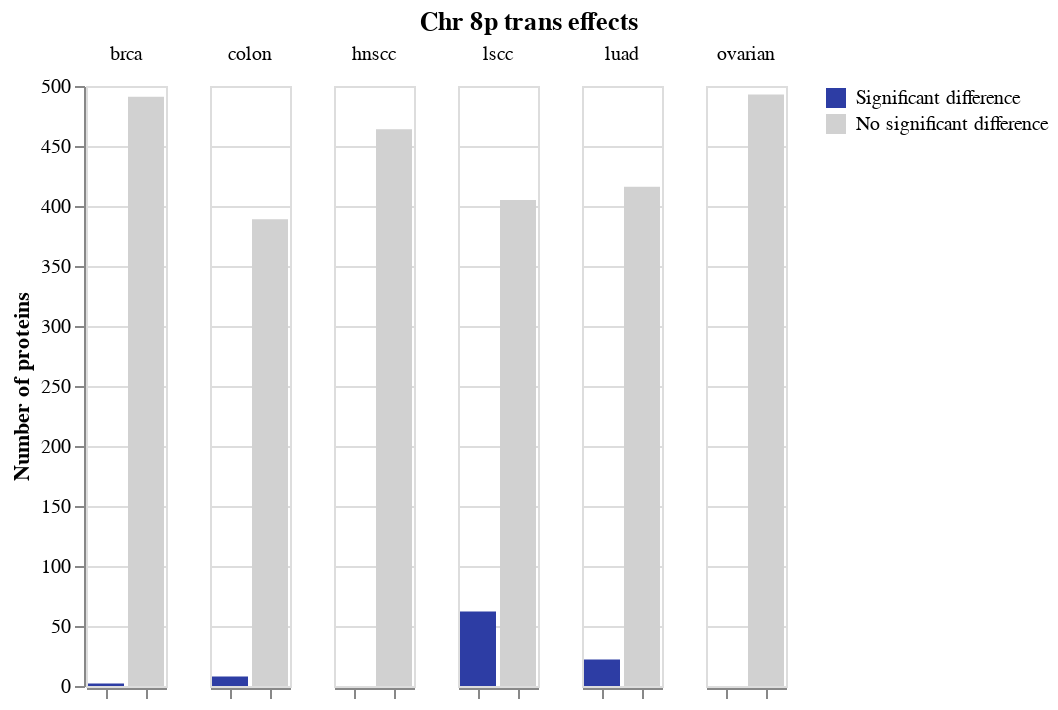

Notebook code cell kept with this figure:
### Markdown cell above
## Select the proteins with a significant change, and take a detour to make some plots

### Code cell
prots = ttest_results[ttest_results["adj_p"] <= 0.05].reset_index(drop=True)
prots_cts = prots.groupby("cancer_type").count()[["protein"]]

fail_prots = ttest_results[ttest_results["adj_p"] > 0.05].reset_index(drop=True)
fail_cts = fail_prots.groupby("cancer_type").count()[["protein"]]

prots_cts.insert(0, "count_type", "Significant difference")
fail_cts.insert(0, "count_type", "No significant difference")

counts = prots_cts.append(fail_cts).sort_index().reset_index(drop=False)

alt.Chart(counts).mark_bar().encode(
    x=alt.X(
        "count_type",
        axis=alt.Axis(
            title=None,
            labels=False
        ),
        sort=["Significant difference"]
    ),
    y=alt.Y(
        "protein",
        axis=alt.Axis(
            title="Number of proteins"
        )
    ),
    color=alt.Color(
        "count_type",
        title=None,
        sort=["Significant difference"],
        scale=alt.Scale(
            domain=["Significant difference", "No significant difference"],
            range=["#2d3da4", "#d1d1d1"]
        )
    )
).facet(
    column=alt.Column(
        "cancer_type",
        title=None
    )
).properties(
    title=f"Chr {CHROMOSOME}{ARM} {CIS_OR_TRANS} effects"
).configure_title(
    anchor="middle"
)

### Figure 1 — Vega-Lite specification as saved in the notebook (floating-point values rounded to 4 significant figures)
{"config": {"view": {"continuousWidth": 400, "continuousHeight": 300}, "title": {"anchor": "middle"}}, "data": {"name": "data-1216640838924f392475a84fa44baf8c"}, "facet": {"column": {"type": "nominal", "field": "cancer_type", "title": null}}, "spec": {"mark": "bar", "encoding": {"color": {"type": "nominal", "field": "count_type", "scale": {"domain": ["Significant difference", "No significant difference"], "range": ["#2d3da4", "#d1d1d1"]}, "sort": ["Significant difference"], "title": null}, "x": {"type": "nominal", "axis": {"labels": false, "title": null}, "field": "count_type", "sort": ["Significant difference"]}, "y": {"type": "quantitative", "axis": {"title": "Number of proteins"}, "field": "protein"}}}, "title": "Chr 8p trans effects", "$schema": "https://vega.github.io/schema/vega-lite/v4.8.1.json", "datasets": {"data-1216640838924f392475a84fa44baf8c": [{"cancer_type": "brca", "count_type": "Significant difference", "protein": 2}, {"cancer_type": "brca", "count_type": "No significant difference", "protein": 491}, {"cancer_type": "colon", "count_type": "Significant difference", "protein": 8}, {"cancer_type": "colon", "count_type": "No significant difference", "protein": 389}, {"cancer_type": "hnscc", "count_type": "No significant difference", "protein": 464}, {"cancer_type": "lscc", "count_type": "Significant difference", "protein": 62}, {"cancer_type": "lscc", "count_type": "No significant difference", "protein": 405}, {"cancer_type": "luad", "count_type": "Significant difference", "protein": 22}, {"cancer_type": "luad", "count_type": "No significant difference", "protein": 416}, {"cancer_type": "ovarian", "count_type": "No significant difference", "protein": 493}]}}
